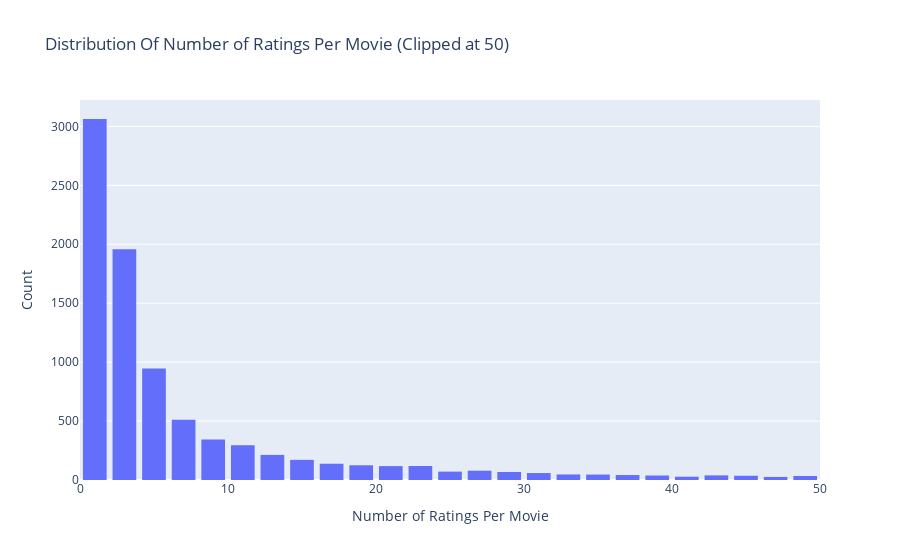

Notebook code cell kept with this figure:
### Code cell
# Number of ratings per book
data = ratings_small_df.groupby('movieId')['rating'].count().clip(upper=50)

# Create trace
trace = go.Histogram(x = data.values,
                     name = 'Ratings',
                     xbins = dict(start = 0,
                                  end = 50,
                                  size = 2))
# Create layout
layout = go.Layout(title = 'Distribution Of Number of Ratings Per Movie (Clipped at 50)',
                   xaxis = dict(title = 'Number of Ratings Per Movie'),
                   yaxis = dict(title = 'Count'),
                   bargap = 0.2)

# Create plot
fig = go.Figure(data=[trace], layout=layout)
iplot(fig)

### Figure 1 — Plotly figure (JSON) as saved in the notebook; plotly's stock layout.template omitted (floating-point values rounded to 4 significant figures; data arrays with more than 128 entries replaced by an {"elided": "..."} marker saying what was removed)
{"data": [{"name": "Ratings", "type": "histogram", "x": {"elided": "9066 int values"}, "xbins": {"end": 50, "size": 2, "start": 0}}], "layout": {"bargap": 0.2, "title": {"text": "Distribution Of Number of Ratings Per Movie (Clipped at 50)"}, "xaxis": {"title": {"text": "Number of Ratings Per Movie"}}, "yaxis": {"title": {"text": "Count"}}}}
